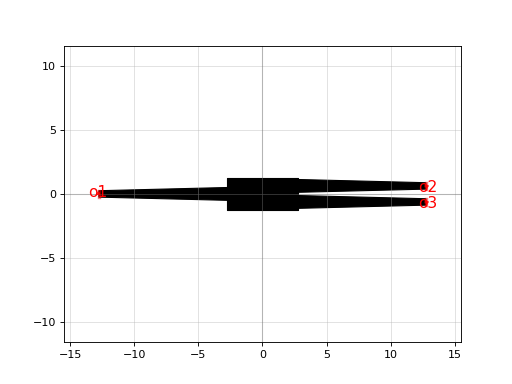

Python code for this plot:
import gdsfactory as gf

c = gf.components.mmi1x2(width=0.5, width_taper=1.0, length_taper=10.0, length_mmi=5.5, width_mmi=2.5, gap_mmi=0.25, with_cladding_box=True)
c.plot()
